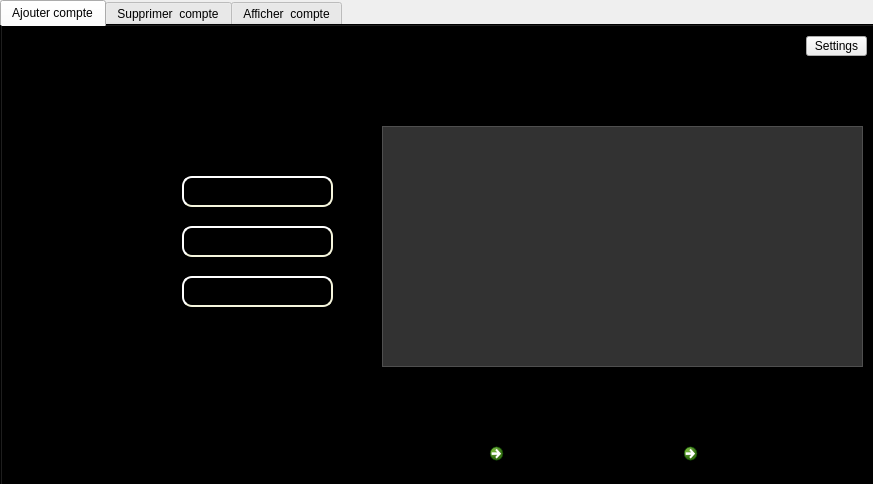
<?xml version="1.0" encoding="UTF-8"?>
<ui version="4.0">
 <class>Ajouter_Employe</class>
 <widget class="QDialog" name="Ajouter_Employe">
  <property name="geometry">
   <rect>
    <x>0</x>
    <y>0</y>
    <width>873</width>
    <height>484</height>
   </rect>
  </property>
  <property name="windowTitle">
   <string>Admin Pannel</string>
  </property>
  <property name="windowIcon">
   <iconset resource="MyResources.qrc">
    <normaloff>:/new/prefix1/MyResources/kissclipart-login-png-clipart-user-computer-icons-a59899d3a10c7dde.png</normaloff>:/new/prefix1/MyResources/kissclipart-login-png-clipart-user-computer-icons-a59899d3a10c7dde.png</iconset>
  </property>
  <property name="styleSheet">
   <string notr="true">QDialog#Ajouter_Employe{
border-image:url(:/new/prefix1/MyResources/39496316340_66986bb280_b.jpg);}
</string>
  </property>
  <widget class="QTabWidget" name="tabWidget">
   <property name="geometry">
    <rect>
     <x>0</x>
     <y>0</y>
     <width>881</width>
     <height>491</height>
    </rect>
   </property>
   <property name="accessibleName">
    <string>&lt;html&gt;&lt;head/&gt;&lt;body&gt;&lt;p&gt;QTabWidget#tabWidget{&lt;/p&gt;&lt;p&gt;background-image: url(:/new/prefix1/MyResources/80745_c977e1f4028f918bae1e810a47e3c920.png);&lt;/p&gt;&lt;p&gt;}&lt;/p&gt;&lt;/body&gt;&lt;/html&gt;</string>
   </property>
   <property name="autoFillBackground">
    <bool>false</bool>
   </property>
   <property name="styleSheet">
    <string notr="true">#tabWidget{
border-image: url(:/new/prefix1/MyResources/59524298_595553970930082_8770854359857627136_n.jpg);
background-color: rgba(0, 0, 0, 0%);}</string>
   </property>
   <property name="currentIndex">
    <number>0</number>
   </property>
   <widget class="QWidget" name="Ajt_Emp">
    <property name="styleSheet">
     <string notr="true">#Ajt_Emp{
border-image: url(:/new/prefix1/MyResources/59524298_595553970930082_8770854359857627136_n.jpg);
background-color: rgba(0, 0, 0, 0%);}</string>
    </property>
    <attribute name="title">
     <string>Ajouter compte</string>
    </attribute>
    <widget class="QLabel" name="label">
     <property name="geometry">
      <rect>
       <x>10</x>
       <y>200</y>
       <width>101</width>
       <height>31</height>
      </rect>
     </property>
     <property name="font">
      <font>
       <pointsize>16</pointsize>
      </font>
     </property>
     <property name="text">
      <string>Login ID :</string>
     </property>
    </widget>
    <widget class="QLabel" name="label_2">
     <property name="geometry">
      <rect>
       <x>0</x>
       <y>240</y>
       <width>171</width>
       <height>51</height>
      </rect>
     </property>
     <property name="font">
      <font>
       <pointsize>16</pointsize>
      </font>
     </property>
     <property name="text">
      <string>Login password :</string>
     </property>
    </widget>
    <widget class="QLabel" name="label_3">
     <property name="geometry">
      <rect>
       <x>10</x>
       <y>140</y>
       <width>141</width>
       <height>41</height>
      </rect>
     </property>
     <property name="font">
      <font>
       <pointsize>16</pointsize>
      </font>
     </property>
     <property name="text">
      <string>Employe id :</string>
     </property>
    </widget>
    <widget class="QLineEdit" name="lineEdit_Emp_id">
     <property name="geometry">
      <rect>
       <x>180</x>
       <y>150</y>
       <width>151</width>
       <height>31</height>
      </rect>
     </property>
     <property name="styleSheet">
      <string notr="true">  QLineEdit {
    border-style: outset;
    border-width: 2px;
    border-radius: 10px;
    border-color: beige;
    font: bold 12px;
    min-width: 5em;
    padding:3px;
background-color: rgba(0, 0, 0, 50);
}
</string>
     </property>
    </widget>
    <widget class="QLineEdit" name="lineEdit_loginid">
     <property name="geometry">
      <rect>
       <x>180</x>
       <y>200</y>
       <width>151</width>
       <height>31</height>
      </rect>
     </property>
     <property name="styleSheet">
      <string notr="true">  QLineEdit {
    border-style: outset;
    border-width: 2px;
    border-radius: 10px;
    border-color: beige;
    font: bold 12px;
    min-width: 5em;
    padding:3px;
background-color: rgba(0, 0, 0, 50);
}</string>
     </property>
    </widget>
    <widget class="QLineEdit" name="lineEdit_loginpass">
     <property name="geometry">
      <rect>
       <x>180</x>
       <y>250</y>
       <width>151</width>
       <height>31</height>
      </rect>
     </property>
     <property name="styleSheet">
      <string notr="true">  QLineEdit {
    border-style: outset;
    border-width: 2px;
    border-radius: 10px;
    border-color: beige;
    font: bold 12px;
    min-width: 5em;
    padding:3px;
background-color: rgba(0, 0, 0, 50);
}</string>
     </property>
    </widget>
    <widget class="QTableView" name="table_empl">
     <property name="geometry">
      <rect>
       <x>380</x>
       <y>100</y>
       <width>481</width>
       <height>241</height>
      </rect>
     </property>
     <property name="styleSheet">
      <string notr="true">QTableView {
background: rgba(255, 255, 255,50);
}
QTableView QTableCornerButton::section
{
     background: rgba(0, 0, 0, 0%);
}
QTableView::item:focus

{
    color:white;
}
QTableView::item:selected
{
    color:black;
     background: rgba(0, 0, 0, 50%);
}</string>
     </property>
    </widget>
    <widget class="QLabel" name="label_4">
     <property name="geometry">
      <rect>
       <x>380</x>
       <y>40</y>
       <width>211</width>
       <height>41</height>
      </rect>
     </property>
     <property name="font">
      <font>
       <pointsize>16</pointsize>
      </font>
     </property>
     <property name="text">
      <string>List des employes : </string>
     </property>
    </widget>
    <widget class="QWidget" name="layoutWidget">
     <property name="geometry">
      <rect>
       <x>480</x>
       <y>410</y>
       <width>381</width>
       <height>41</height>
      </rect>
     </property>
     <layout class="QHBoxLayout" name="horizontalLayout_3">
      <item>
       <widget class="QCommandLinkButton" name="commandLinkButton">
        <property name="text">
         <string>Ajouter </string>
        </property>
        <property name="icon">
         <iconset resource="MyResources.qrc">
          <normaloff>:/new/prefix1/MyResources/newajouter.png</normaloff>:/new/prefix1/MyResources/newajouter.png</iconset>
        </property>
        <property name="iconSize">
         <size>
          <width>25</width>
          <height>25</height>
         </size>
        </property>
        <property name="checkable">
         <bool>true</bool>
        </property>
        <property name="checked">
         <bool>false</bool>
        </property>
        <property name="autoRepeat">
         <bool>false</bool>
        </property>
        <property name="autoExclusive">
         <bool>false</bool>
        </property>
       </widget>
      </item>
      <item>
       <widget class="QCommandLinkButton" name="commandLinkButton_2">
        <property name="text">
         <string>Disconnect</string>
        </property>
        <property name="icon">
         <iconset resource="MyResources.qrc">
          <normaloff>:/new/prefix1/MyResources/logout-icon.png</normaloff>:/new/prefix1/MyResources/logout-icon.png</iconset>
        </property>
        <property name="iconSize">
         <size>
          <width>25</width>
          <height>25</height>
         </size>
        </property>
       </widget>
      </item>
     </layout>
    </widget>
    <widget class="QPushButton" name="pushButton_Trier">
     <property name="geometry">
      <rect>
       <x>780</x>
       <y>350</y>
       <width>75</width>
       <height>23</height>
      </rect>
     </property>
     <property name="text">
      <string/>
     </property>
     <property name="icon">
      <iconset resource="MyResources.qrc">
       <normaloff>:/new/prefix1/MyResources/trier1063846914-1024x1024.png</normaloff>:/new/prefix1/MyResources/trier1063846914-1024x1024.png</iconset>
     </property>
     <property name="iconSize">
      <size>
       <width>30</width>
       <height>30</height>
      </size>
     </property>
     <property name="flat">
      <bool>true</bool>
     </property>
    </widget>
    <widget class="QToolButton" name="Settings">
     <property name="geometry">
      <rect>
       <x>804</x>
       <y>10</y>
       <width>61</width>
       <height>20</height>
      </rect>
     </property>
     <property name="text">
      <string>Settings</string>
     </property>
    </widget>
   </widget>
   <widget class="QWidget" name="Supp_Emp">
    <property name="autoFillBackground">
     <bool>false</bool>
    </property>
    <property name="styleSheet">
     <string notr="true">#Supp_Emp{
border-image: url(:/new/prefix1/MyResources/59524298_595553970930082_8770854359857627136_n.jpg);
background-color: rgba(0, 0, 0, 0%);}</string>
    </property>
    <attribute name="title">
     <string>Supprimer  compte</string>
    </attribute>
    <widget class="QTableView" name="tableSupp">
     <property name="geometry">
      <rect>
       <x>10</x>
       <y>180</y>
       <width>791</width>
       <height>192</height>
      </rect>
     </property>
     <property name="styleSheet">
      <string notr="true">QTableView {
background: rgba(255, 255, 255,50);
}
QTableView QTableCornerButton::section
{
     background: rgba(0, 0, 0, 0%);
}
QTableView::item:focus

{
    color:white;
}
QTableView::item:selected
{
    color:black;
     background: rgba(0, 0, 0, 50%);
}</string>
     </property>
    </widget>
    <widget class="QPushButton" name="search_bf_delete">
     <property name="geometry">
      <rect>
       <x>740</x>
       <y>80</y>
       <width>91</width>
       <height>51</height>
      </rect>
     </property>
     <property name="text">
      <string/>
     </property>
     <property name="icon">
      <iconset resource="MyResources.qrc">
       <normaloff>:/new/prefix1/MyResources/icons8-search-512.png</normaloff>:/new/prefix1/MyResources/icons8-search-512.png</iconset>
     </property>
     <property name="iconSize">
      <size>
       <width>30</width>
       <height>30</height>
      </size>
     </property>
     <property name="flat">
      <bool>true</bool>
     </property>
    </widget>
    <widget class="QWidget" name="layoutWidget">
     <property name="geometry">
      <rect>
       <x>560</x>
       <y>40</y>
       <width>251</width>
       <height>31</height>
      </rect>
     </property>
     <layout class="QHBoxLayout" name="horizontalLayout">
      <item>
       <widget class="QLabel" name="label_11">
        <property name="font">
         <font>
          <pointsize>16</pointsize>
         </font>
        </property>
        <property name="text">
         <string>Login ID :</string>
        </property>
       </widget>
      </item>
      <item>
       <widget class="QLineEdit" name="lineEdit_Supp">
        <property name="styleSheet">
         <string notr="true">  QLineEdit {
    border-style: outset;
    border-width: 2px;
    border-radius: 10px;
    border-color: beige;
    font: bold 12px;
    min-width: 5em;
    padding:3px;
background-color: rgba(0, 0, 0, 50);
}</string>
        </property>
       </widget>
      </item>
     </layout>
    </widget>
    <widget class="QWidget" name="layoutWidget">
     <property name="geometry">
      <rect>
       <x>470</x>
       <y>410</y>
       <width>377</width>
       <height>57</height>
      </rect>
     </property>
     <layout class="QHBoxLayout" name="horizontalLayout_4">
      <item>
       <widget class="QCommandLinkButton" name="pb_supp">
        <property name="text">
         <string>Supprimer </string>
        </property>
        <property name="icon">
         <iconset resource="MyResources.qrc">
          <normaloff>:/new/prefix1/MyResources/delete.png</normaloff>
          <normalon>:/new/prefix1/MyResources/deleteClicked.png</normalon>
          <disabledoff>:/new/prefix1/MyResources/delete.png</disabledoff>
          <disabledon>:/new/prefix1/MyResources/deleteClicked.png</disabledon>
          <selectedoff>:/new/prefix1/MyResources/delete.png</selectedoff>
          <selectedon>:/new/prefix1/MyResources/deleteClicked.png</selectedon>:/new/prefix1/MyResources/delete.png</iconset>
        </property>
        <property name="iconSize">
         <size>
          <width>25</width>
          <height>25</height>
         </size>
        </property>
        <property name="checkable">
         <bool>true</bool>
        </property>
        <property name="checked">
         <bool>false</bool>
        </property>
        <property name="autoRepeat">
         <bool>true</bool>
        </property>
        <property name="autoExclusive">
         <bool>true</bool>
        </property>
       </widget>
      </item>
      <item>
       <widget class="QCommandLinkButton" name="commandLinkButton_disconnect">
        <property name="text">
         <string>Disconnect</string>
        </property>
        <property name="icon">
         <iconset resource="MyResources.qrc">
          <normaloff>:/new/prefix1/MyResources/logout-icon.png</normaloff>:/new/prefix1/MyResources/logout-icon.png</iconset>
        </property>
        <property name="iconSize">
         <size>
          <width>25</width>
          <height>25</height>
         </size>
        </property>
       </widget>
      </item>
     </layout>
    </widget>
   </widget>
   <widget class="QWidget" name="Aff_Emp">
    <property name="styleSheet">
     <string notr="true">#Aff_Emp{
border-image: url(:/new/prefix1/MyResources/59524298_595553970930082_8770854359857627136_n.jpg);
background-color: rgba(0, 0, 0, 0%);}</string>
    </property>
    <attribute name="title">
     <string>Afficher  compte</string>
    </attribute>
    <widget class="QTableView" name="tableView">
     <property name="geometry">
      <rect>
       <x>40</x>
       <y>230</y>
       <width>801</width>
       <height>181</height>
      </rect>
     </property>
     <property name="styleSheet">
      <string notr="true">QTableView {
background: rgba(255, 255, 255,50);
}
QTableView QTableCornerButton::section
{
     background: rgba(0, 0, 0, 0%);
}
QTableView::item:focus

{
    color:white;
}
QTableView::item:selected
{
    color:black;
     background: rgba(0, 0, 0, 50%);
}</string>
     </property>
    </widget>
    <widget class="QPushButton" name="pushButton">
     <property name="geometry">
      <rect>
       <x>390</x>
       <y>190</y>
       <width>91</width>
       <height>31</height>
      </rect>
     </property>
     <property name="text">
      <string/>
     </property>
     <property name="icon">
      <iconset resource="MyResources.qrc">
       <normaloff>:/new/prefix1/MyResources/icons8-search-512.png</normaloff>:/new/prefix1/MyResources/icons8-search-512.png</iconset>
     </property>
     <property name="iconSize">
      <size>
       <width>30</width>
       <height>30</height>
      </size>
     </property>
     <property name="flat">
      <bool>true</bool>
     </property>
    </widget>
    <widget class="QWidget" name="layoutWidget">
     <property name="geometry">
      <rect>
       <x>10</x>
       <y>30</y>
       <width>461</width>
       <height>151</height>
      </rect>
     </property>
     <layout class="QVBoxLayout" name="verticalLayout">
      <item>
       <layout class="QHBoxLayout" name="horizontalLayout_2">
        <item>
         <widget class="QLabel" name="label_10">
          <property name="font">
           <font>
            <pointsize>16</pointsize>
           </font>
          </property>
          <property name="text">
           <string>Login ID :              </string>
          </property>
         </widget>
        </item>
        <item>
         <widget class="QLineEdit" name="lineEdit_4">
          <property name="styleSheet">
           <string notr="true">  QLineEdit {
    border-style: outset;
    border-width: 2px;
    border-radius: 10px;
    border-color: beige;
    font: bold 12px;
    min-width: 5em;
    padding:3px;
background-color: rgba(0, 0, 0, 50);
}</string>
          </property>
         </widget>
        </item>
       </layout>
      </item>
      <item>
       <layout class="QHBoxLayout" name="horizontalLayout_5">
        <item>
         <widget class="QLabel" name="label_5">
          <property name="font">
           <font>
            <pointsize>16</pointsize>
           </font>
          </property>
          <property name="text">
           <string>Type de recherche  :         </string>
          </property>
         </widget>
        </item>
        <item>
         <widget class="QComboBox" name="comboBox_Type_Rc">
          <property name="styleSheet">
           <string notr="true">QComboBox {
    border-style: outset;
    border-width: 2px;
    border-radius: 10px;
    border-color: beige;
    font: MS Shell Dlg 2 12px;
    min-width: 5em;
    padding:1px;
    background-color: rgba(0,0,0,50%);

}
QComboBox QAbstractItemView {
border: 2px solid darkgray;
selection-background-color: lightgray;
color:rgb(87,117,131);
}
selection-color: rgba(0, 0, 0,50%);
selection-background-color: rgba(0, 0, 0, 50);</string>
          </property>
          <item>
           <property name="text">
            <string>Select</string>
           </property>
          </item>
          <item>
           <property name="text">
            <string>Standard</string>
           </property>
          </item>
          <item>
           <property name="text">
            <string>avancée</string>
           </property>
          </item>
         </widget>
        </item>
       </layout>
      </item>
      <item>
       <layout class="QHBoxLayout" name="horizontalLayout_6">
        <item>
         <widget class="QLabel" name="label_6">
          <property name="font">
           <font>
            <pointsize>14</pointsize>
           </font>
          </property>
          <property name="text">
           <string>Ordre :</string>
          </property>
         </widget>
        </item>
        <item>
         <widget class="QRadioButton" name="radioButton_c">
          <property name="font">
           <font>
            <pointsize>14</pointsize>
           </font>
          </property>
          <property name="text">
           <string>croissant</string>
          </property>
         </widget>
        </item>
        <item>
         <widget class="QRadioButton" name="radioButton_d">
          <property name="font">
           <font>
            <pointsize>14</pointsize>
           </font>
          </property>
          <property name="text">
           <string>décroissant</string>
          </property>
         </widget>
        </item>
       </layout>
      </item>
     </layout>
    </widget>
   </widget>
  </widget>
 </widget>
 <resources>
  <include location="MyResources.qrc"/>
 </resources>
 <connections/>
</ui>
